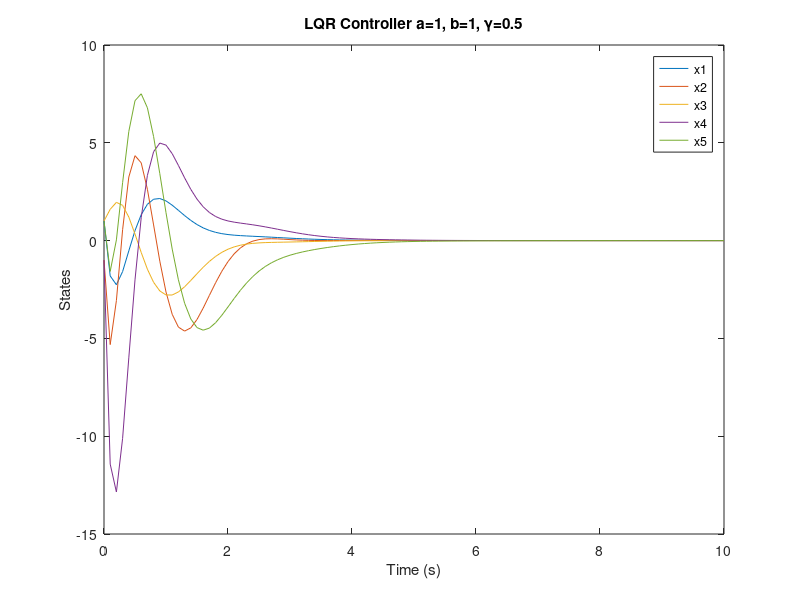
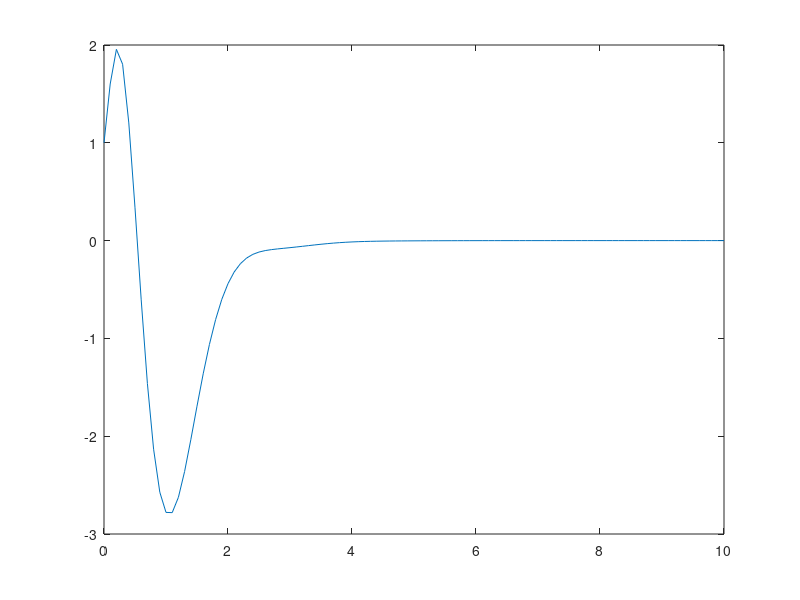

MATLAB code to generate these figures, in order: (Note: this script raises an error after producing the figures.)
% ASEN-6015 Hwk 3 

% a) gamma, a, b neq 0
% b) a, b = 0
%c) gamma neq 0, a or b new 0

clear
close all
a = [1; 0];
b = [1; 1];
gam = [0.5; 0.5; 0.5];
x0 = [1 -1 1 -1 1]';
dt = 0.1;
tsim = 1:dt:10;
u = zeros(2,length(tsim));
u(:,1) = 1;         % impulse function

% integral J = 1/3 x3^3
A = [5 0 3 0 1;
     3 0 0 -2 0;
     0 -2 4 1 0;
     1 3 -4 1 3;
     0 2 2 0 -1];

B = [0 1; 
     0 2;
     0 0;
     1 3;
     1 1];

C = [0 0 1 0 0];
D = [];
sys = ss(A,B,C,[]);

Q = zeros(5,5);
i=1;
%for i = 1:length(a)
    Q(3,3) = gam(i) * x0(3)^2;

    R = [a(i) 0;
         0 b(i)];    
    [~,pd] = chol(R)

    [K,P,poles] = lqr(A,B,Q,R);
    H = A-B*K;
    eig(H)
    
    S = Q + K'*R*K;
    
    sys1 = ss(H,B,C,D);
    
    J = x0'*P*x0;       % minimize J by adjusting P/K
    
   [ycalc, tout, xcalc] = initial(sys1,x0,tsim)
   figure(i)
   plot(tout,xcalc)
   title('LQR Controller a=1, b=1, \gamma=0.5')
   xlabel('Time (s)');
   ylabel('States');
   legend('x1','x2','x3','x4','x5');
   figure(2)
   plot(tout,ycalc)
%end
Stm = expm(A*20);

x = x0;

for i = 1:length(tsim)
    xdot(:,i) = H*x(:,i) + B*u(:,i);
    x(:,i+1) = Stm * x(:,i) + Stm*B*u(:,i)*dt;
    y(i) = C * x(:,i);
end

    % steps in lrq
    % solve ricatti equation for P*, K, L (eigenvalues)
    % [Pstar, K, L] = icare(A,B,Q,R,[],[],[]);
    % chol(Pstar)
    % K = inv(R)*B'*Pstar;
    % H = A-B*K;      % must be asymptotically stable
    % eig(H)          % all negative real parts in eigenvalues
    
% Problem 2

L = eye(5);
Rwi = [0:1 0:2 0:1 0:3 0:2];
wt = rand(5)' * Rwi'
